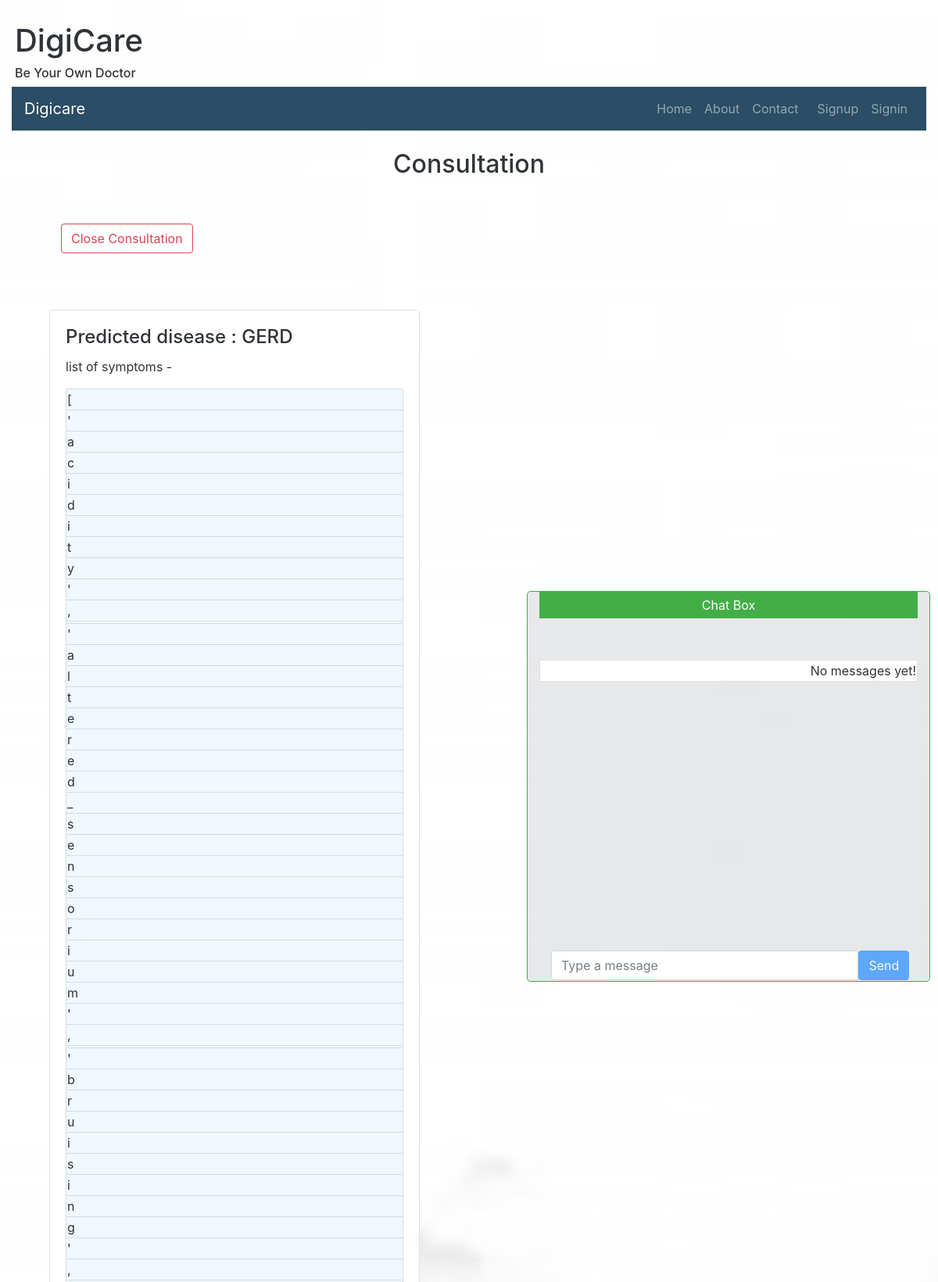
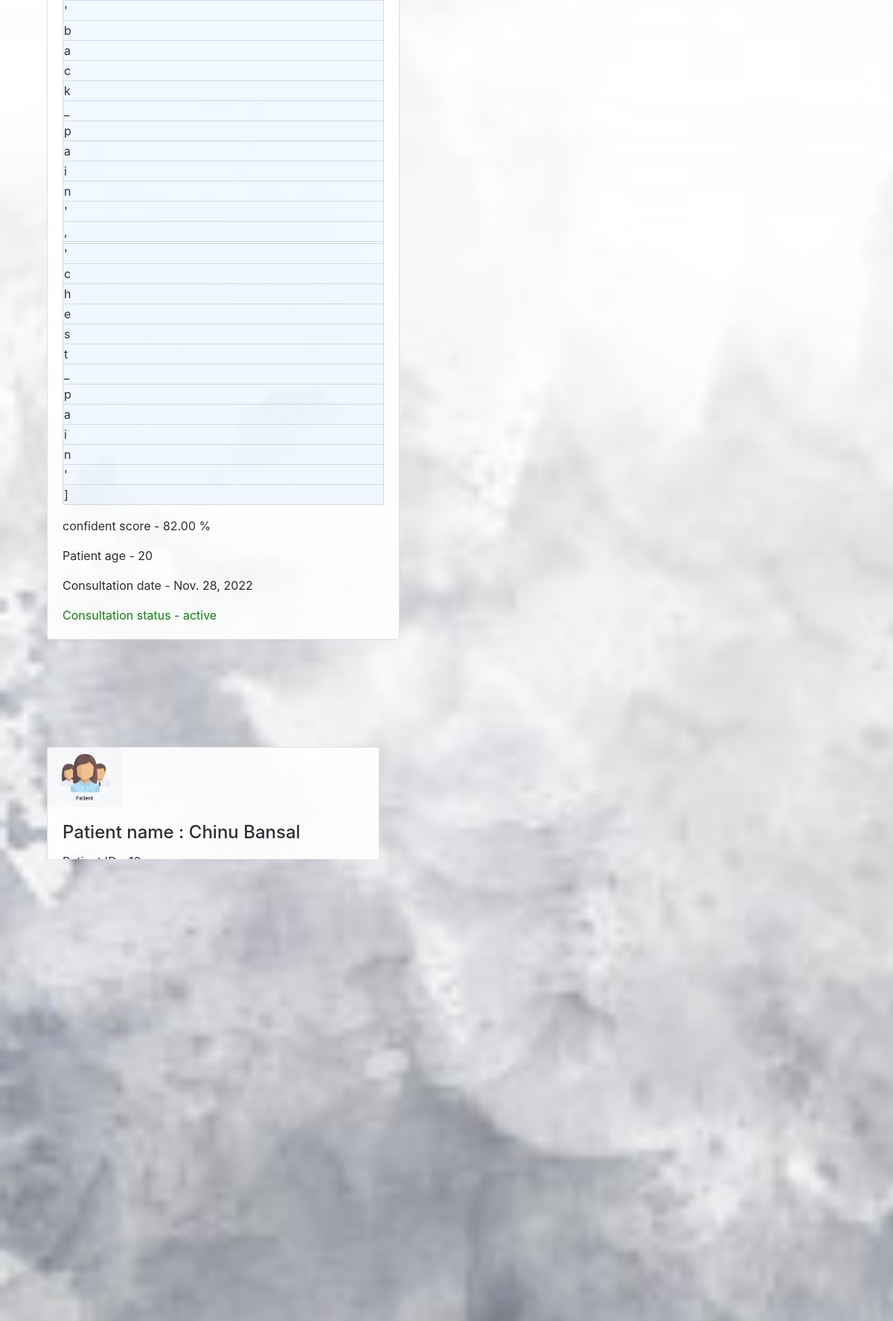
The app's page /consultationview/1 with its own data (2 pictures, top to bottom).
### main_app/models.py (models this page shows)
class consultation(models.Model):
    patient = models.ForeignKey(patient ,null=True, on_delete=models.SET_NULL)
    doctor = models.ForeignKey(doctor ,null=True, on_delete=models.SET_NULL)
    diseaseinfo = models.OneToOneField(diseaseinfo, null=True, on_delete=models.SET_NULL)
    consultation_date = models.DateField()
    status = models.CharField(max_length = 20)

class diseaseinfo(models.Model):
    patient = models.ForeignKey(patient , null=True, on_delete=models.SET_NULL)
    diseasename = models.CharField(max_length = 200)
    no_of_symp = models.IntegerField()
    symptomsname = models.CharField(max_length=200)
    confidence = models.DecimalField(max_digits=5, decimal_places=2)
    consultdoctor = models.CharField(max_length = 200)

class patient(models.Model):
    user = models.OneToOneField(User, on_delete=models.CASCADE, primary_key=True)
    is_patient = models.BooleanField(default=True)
    is_doctor = models.BooleanField(default=False)
    name = models.CharField(max_length = 50)
    dob = models.DateField()
    address = models.CharField(max_length = 100)
    mobile_no = models.CharField(max_length = 15)
    gender = models.CharField(max_length = 10)
    @property
    def age(self):
        today = date.today()
        db = self.dob
        age = today.year - db.year
        if today.month < db.month or today.month == db.month and today.day < db.day:
            age -= 1
        return age

class doctor(models.Model):
    user = models.OneToOneField(User, on_delete=models.CASCADE, primary_key=True)
    is_patient = models.BooleanField(default=False)
    is_doctor = models.BooleanField(default=True)
    name = models.CharField(max_length = 50)
    dob = models.DateField()
    address = models.CharField(max_length = 100)
    mobile_no = models.CharField(max_length = 15)
    gender = models.CharField(max_length = 10)
    registration_no = models.CharField(max_length = 20)
    year_of_registration = models.DateField()
    qualification = models.CharField(max_length = 20)
    State_Medical_Council = models.CharField(max_length = 30)
    specialization = models.CharField(max_length = 30)
    rating = models.IntegerField(default=0)

### main_app/views.py (the view)
# urls.py: path('consultationview/<int:consultation_id>', views.consultationview , name='consultationview'),
def consultationview(request, consultation_id):
    if request.method == 'GET':
        request.session['consultation_id'] = consultation_id
        consultation_obj = consultation.objects.get(id=consultation_id)
        return render(request, 'consultation/consultation.html', {"consultation": consultation_obj})

### templates/consultation/consultation.html (shortened to what this page needs)
{% extends "basic.html" %}
{% load static %}
{% block body %}
<br><center><h2> Consultation</h2>
</center>
<br>
<div class="row">
<div class="col" >
  <div class="container mt-4 ml-5 mr-5">
          <button type="button" class="btn btn-outline-danger mb-4" data-toggle="collapse" data-target="#demo2">Close Consultation</button>
  </div>
    <div class="card mt-5 ml-5 mr-5 mb-5">
        <div class="card-body">
          <h4 class="card-title">Predicted disease : {{consultation.diseaseinfo.diseasename}}</h4>
          <p class="card-text">list of symptoms -
              <ul class="list-group" >
                {% for i in consultation.diseaseinfo.symptomsname %}
                <li class="list-group-item" style="background-color:aliceblue">{{i}}</li>
                {% endfor %}
              </ul>
          </p>
          <p class="card-text">confident score - {{consultation.diseaseinfo.confidence}} %</p>
          <p class="card-text">Patient age - {{consultation.patient.age}}</p>
          <p class="card-text">Consultation date - {{consultation.consultation_date}}</p>
          <p class="card-text" style="color: green;">Consultation status - {{consultation.status}}</p>
        </div>
    </div>
<br><br>
                            <div class="card mt-5 ml-5 mr-5 mb-5" >
                                <div class="text-center " style="width:100px">
                                    <img class="card-img-top " src="{% static 'homepage/patient.png' %}" alt="Card image" style="width:100%;">
                                </div>
                                <div class="card-body">
                                  <h4 class="card-title">Patient name : {{consultation.patient.name}}</h4>
                                  <p class="card-text">Patient ID - {{consultation.patient.user_id}}</p>
                                  <p class="card-text">Patient email - {{consultation.patient.user.email}}</p>
                                  <p class="card-text">patient phone no. - {{consultation.patient.mobile_no}}</p>
                                  <a href="{% url 'pviewprofile' consultation.patient.user.username %}" class="btn btn-primary">View Profile</a>
                                </div>
                            </div>
                                <div class="card mt-5 ml-5 mr-5 mb-5" >
                                        <div class="text-center " style="width:100px">
                                            <img class="card-img-top" src="{% static 'homepage/doctor.png' %}" alt="Card image" style="width:100%;">
                                        </div>
                                        <div class="card-body" style="display: inline-block;">
                                          <h4 class="card-title">Doctor name : {{consultation.doctor.name}}</h4>
                                          <p class="card-text">Doctor ID - {{consultation.doctor.user_id}}</p>
                                          <p class="card-text">Doctor email - {{consultation.doctor.user.email}}</p>
                                          <p class="card-text">Doctor phone no. - {{consultation.doctor.mobile_no}}</p>
                                          <p class="card-text">Doctor rating is - {{consultation.doctor.rating}}/5</p>
                                          <a href="{% url 'dviewprofile' consultation.doctor.user.username %}" class="btn btn-primary">View Profile</a>
                                        </div>
                                </div>
</div>
      <div class="col">
            <div class="container-fluid border border-success rounded-lg" id="chat_window" style="background-color: #1423301a !important;">
                                <div id="chat-body" class="panel panel-default">
                                    <center> <div class="panel-heading">Chat Box
                                             </div>  </center>
                                    <div id="msg-list-div" class="panel-body">
                                                <ul id="msg-list" class="list-group">
                                          {% include 'consultation/chat_body.html' %}
                                                </ul>
                                    </div>
                                    <br>
                                        <div id="chat-form" class="container-fluid">  {% csrf_token %}
                                            <div id="chat-bottom" class="input-group">
                                                <input type="text" id="chat-msg" name="chat-msg" class="form-control" placeholder="Type a message" />
                                            <div>
                                                    <input class="btn btn-primary" id="send" type="submit" value="Send"/>
                                        </div>
                                </div>
             </div>
</div>
</div>
{% endblock %}

### templates/basic.html (shortened to what this page needs)
﻿{% load static %}
<!doctype html>
<html lang="en">
  <head>
    <link rel="stylesheet" href="https://stackpath.bootstrapcdn.com/bootstrap/4.3.1/css/bootstrap.min.css">
    <link rel="stylesheet" href="{% static 'homepage/bootstrap/css/bootstrap.min.css' %}">
   <link rel="stylesheet" href="{% static 'homepage/bootstrap/css/bootstrap.min.css' %}">
   <link rel="stylesheet" href="{% static 'homepage/css.css' %}">
  </head>
  <body>
      <div class="container-fluid">
          <div class="page-header mt-1 mb-1 ml-1 ">
          <h1>DigiCare</h1>
          <h6>Be Your Own Doctor </h6>
        </div>
          <nav class="navbar navbar-expand-lg navbar-dark" style="background-color: #1b405a;">
              <a class="navbar-brand" href="{% url 'home' %}">Digicare </a>
              <div class="collapse navbar-collapse" id="navbarSupportedContent">
                  <ul class="navbar-nav ml-auto">
                      <li class="nav-item">
                          <a class="nav-link" href="{% url 'home' %}">Home</a>
                      </li>
                      <li class="nav-item">
                          <a class="nav-link" href="{% url 'home' %}">About</a>
                      </li>
                      <li class="nav-item">
                          <a class="nav-link" href="{% url 'home' %}">Contact</a>
                      </li>
                    {% if user.is_authenticated %}
                      {% if user.patient %}
                      <li class="nav-item ml-2">
                      <li class="nav-link" href="{% url 'patient_ui' %}" style="color: rgb(91, 252, 50);">Hello, {{user.patient.name}}</li>
                      </li>
                      <li class="nav-item ml-2">
                          <a class="nav-link" href="{% url 'patient_ui' %}">Profile</a>
                          </li>
                      {% endif %}
                      {% if user.doctor  %}
                      <li class="nav-item ml-2">
                        <li class="nav-link" href="{% url 'doctor_ui' %}" style="color: rgb(91, 252, 50);">Hello, Dr. {{user.doctor.name}}</li>
                        </li>
                        <li class="nav-item ml-2">
                            <a class="nav-link" href="{% url 'doctor_ui' %}">Profile</a>
                            </li>
                      {% endif %}
                      {% if user.is_superuser  %}
                      <li class="nav-item ml-2">
                        <li class="nav-link" href="{% url 'admin_ui' %}" style="color: rgb(91, 252, 50);">Admin: {{user.username}}</li>
                        </li>
                        <li class="nav-item ml-2">
                            <a class="nav-link" href="{% url 'admin_ui' %}">Profile</a>
                            </li>
                      {% endif %}
                      <li class="nav-item ml-2">
      <button class="btn btn-danger btn-xs" data-toggle="modal" data-target="#logout-modal" style="color: rgb(247, 190, 188);">Log out</button>
                      </li>
      <div class="modal fade" id="logout-modal" tabindex="-1" role="dialog" aria-hidden="true">
        <div class="modal-dialog modal-sm">
          <div class="modal-content">
            <div class="modal-header"><h4>Logout <i class="fa fa-lock"></i></h4></div>
            <div class="modal-body"><i class="fa fa-question-circle"></i><span style="color: rgb(42, 187, 6);">{{user.patient.name}}</span>, Are you sure you want to log-off?</div>
            <div class="modal-footer"><a href="{% url 'logout' %}" class="btn btn-primary btn-block">Logout</a></div>
          </div>
        </div>
      </div>
                      {% else %}
                      <li class="nav-item ml-2">
                          <a class="nav-link" data-toggle="modal" data-target=".bd-example-modal-lg2">Signup</a>
                      </li>
                      <li class="nav-item ml-">
                          <a class="nav-link" data-toggle="modal" data-target=".bd-example-modal-lg">Signin</a>
                      </li>
                      {% endif %}
                  </ul>
              </div>
          </nav>
  {% block body %}
  {% endblock %}
</div>
</body>
</html>

### templates/consultation/chat_body.html
﻿{% load static %}
{% for obj in chat %}
{% if obj.sender == request.user %}
<div class="outgoing_msgs">
    <div class="sent_msg">
        <span class="time_date"> {{ obj.created }} </span>
        <li class="text-right list-group-item">{{ obj.message }} </li>
    </div>
  </div>
{% else %}
<div class="incoming_msg">
    <div class="incoming_msg_img"> <img src="https://ptetutorials.com/images/user-profile.png" alt="Sender">
    </div>
    <div class="received_msg">
      <div class="received_withd_msg">
        <span class="time_date"> {{ obj.created }} </span>
        <li class="text-left list-group-item">{{ obj.message }}</li>
        <span class="time_date"> {{obj.sender}}</span>
      </div>
    </div>
</div>
{% endif %}
{% empty %}
<br><br>
<li class="text-right list-group-item">No messages yet!</li>
<br><br>
{% endfor %}

### templates/consultation/consultation.html (style rules this page uses)
#chat_window { position: fixed; max-height: 500px; bottom: 4%; top: 22%; right: 10px; max-width: 43%; min-width: 43%; }
#chat-form { position: absolute; bottom: 1px; float: bottom; width: 95%; }
.panel-heading { position: relative; background-color: #35a83b; padding: 5px; margin-bottom: 5px ; color: #fff; }
.panel-body { overflow-y: scroll; max-height:400px; width: auto; top: 10px; bottom: 20px; }
body { position: relative; box-shadow: 0px 0px 20px 0px rgb(219, 218, 218) !important; background-color: #5f94c21a !important; }
.list-group-item { display: block; padding: 1px !important; }
.container { max-width:1170px; margin:auto; }
img { max-width:100%; }

### records on screen
consultation: diseaseinfo.diseasename "GERD", diseaseinfo.confidence "82.00", patient.age "20", consultation_date "Nov. 28, 2022", status "active", patient.name "Chinu Bansal", patient.user_id "10", patient.user.email "chinub544@gmail.com", patient.mobile_no "8557989169", doctor.name "Doctor2", doctor.user.email "doctor2@gmail.com", doctor.mobile_no "8557989169", doctor.rating "3"

### other values on screen
{{ i }} "[" "'" "a" "c" "i" "d" "i" "t" "y" "'" "," "'" "a" "l" "t" "e" "r" "e" "d" "_" "s" "e" "n" "s" "o" "r" "i" "u" "m" "'" "," "'" "b" "r" "u" "i" "s" "i" "n" "g" "'" "," "'" "b" "a" "c" "k" "_" "p" "a" "i" "n" "'" "," "'" "c" "h" "e" "s" "t" "_" "p" "a" "i" "n" "'" "]"
